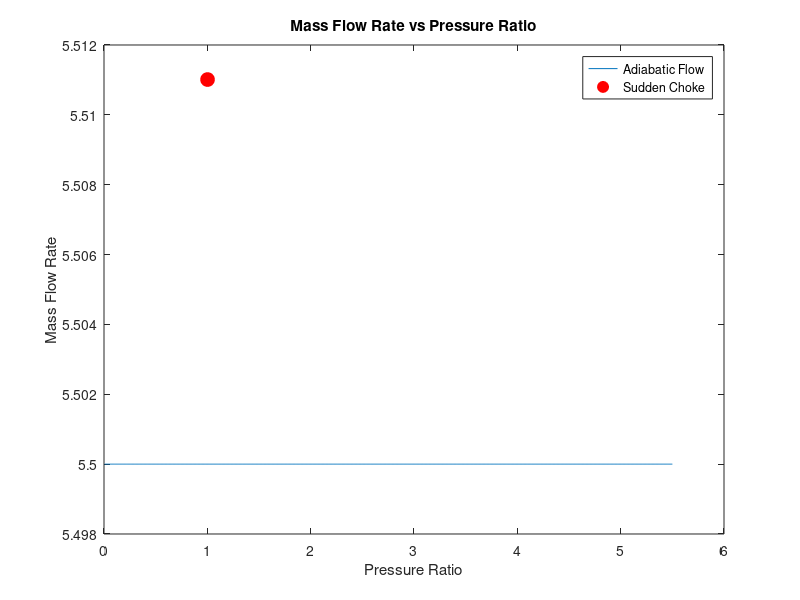

MATLAB code to generate this figure:
% define pressure ratios
pressure_ratios = linspace(0,5.5,1000);

% define mass flow rate
mass_flow_rate = 0.5/97;

% calculate outlet pressure for each pressure ratio
outlet_pressure = pressure_ratios * 5.5;

% calculate mass flow rate at each pressure ratio
inlet_pressure = outlet_pressure ./ pressure_ratios;

% find sudden choke condition
sudden_choke_index = find(outlet_pressure > inlet_pressure,1);

% plot mass flow rate vs pressure ratio
figure;
plot(pressure_ratios,inlet_pressure);
hold on;
plot(pressure_ratios(sudden_choke_index),outlet_pressure(sudden_choke_index),'ro','MarkerSize',10,'MarkerFaceColor','r');
xlabel('Pressure Ratio');
ylabel('Mass Flow Rate');
title('Mass Flow Rate vs Pressure Ratio');
legend('Adiabatic Flow','Sudden Choke');